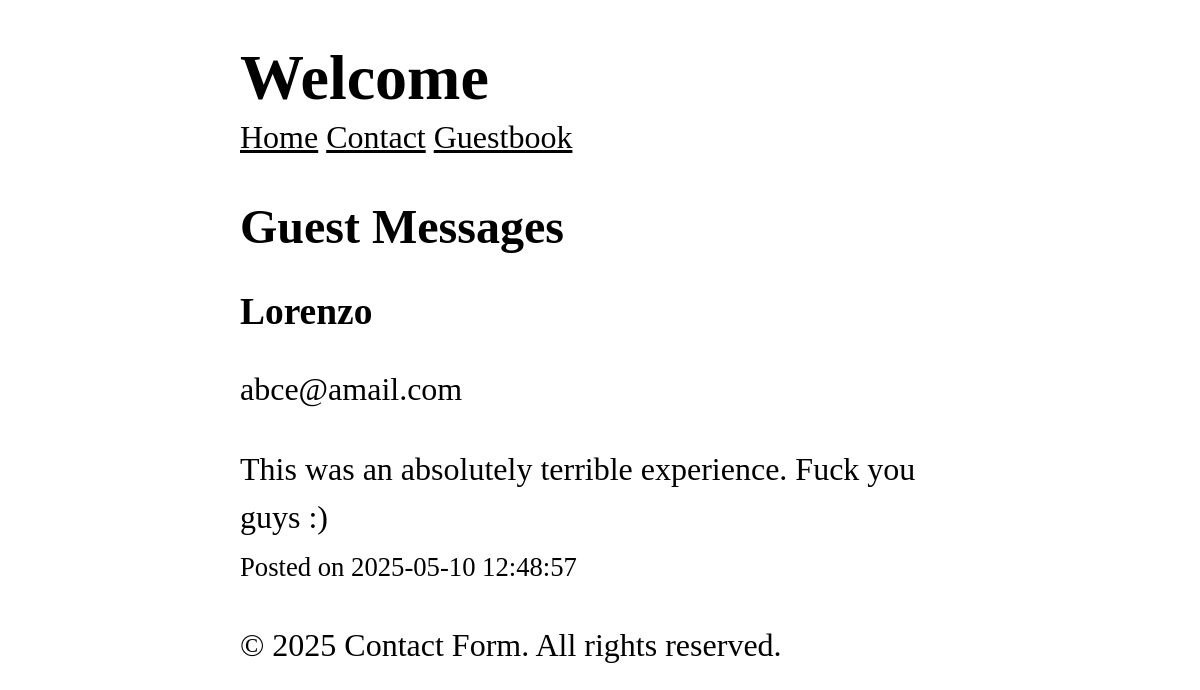
The app's page /guestbook, older data.
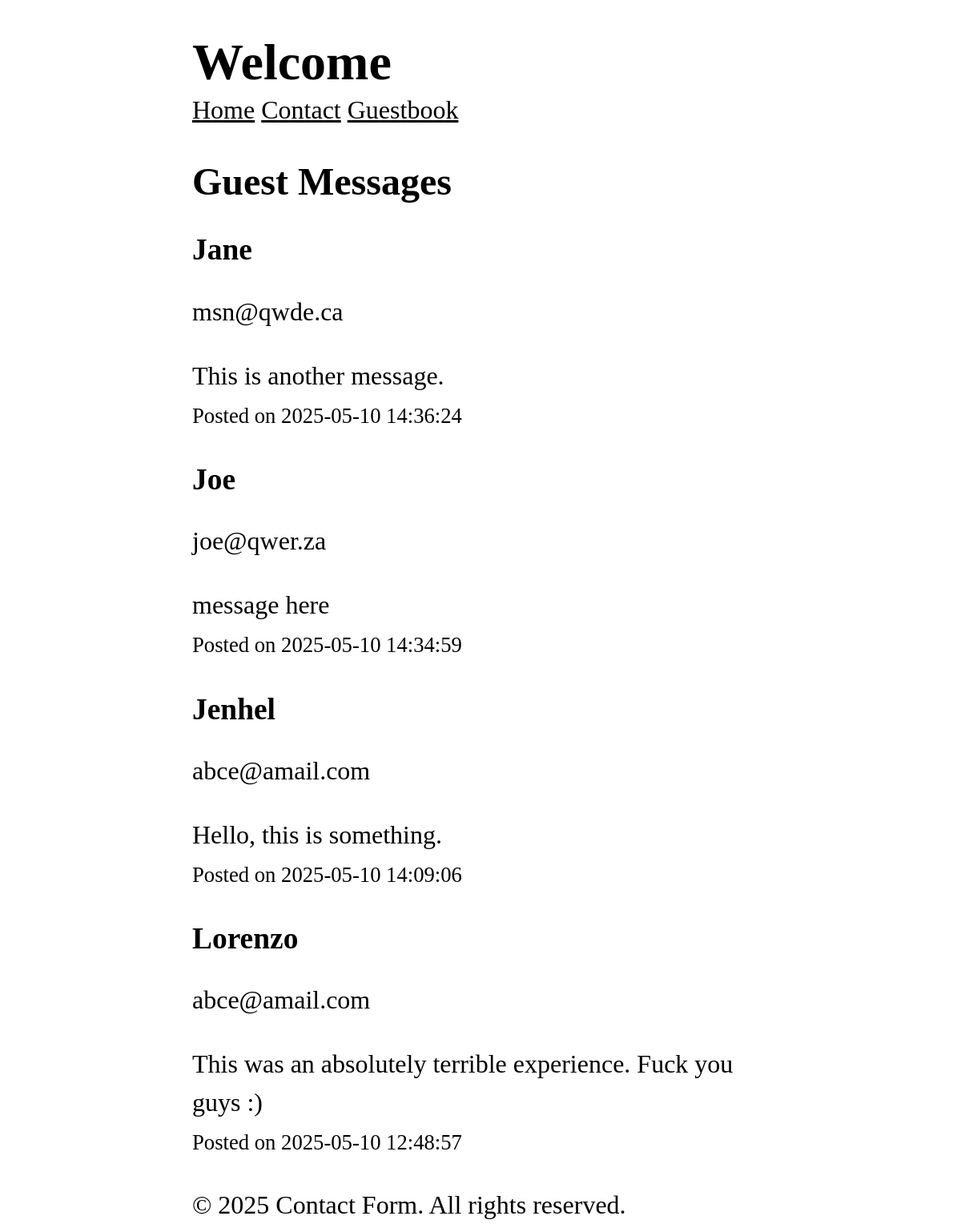
The same page, newer data.
### tables this page shows
CREATE TABLE messages (
    id INTEGER PRIMARY KEY AUTOINCREMENT,
    name TEXT NOT NULL,
    email TEXT NOT NULL,
    message TEXT NOT NULL,
    created_at TIMESTAMP DEFAULT CURRENT_TIMESTAMP
);

### includes/view.php (called while the page is built, shortened)
<?php
function renderView(string $template, array $data = []) : void {
    include TEMPLATES_DIR . '/header.php';
    include TEMPLATES_DIR . '/' . $template . '.php';
    include TEMPLATES_DIR . '/footer.php';
}
?>

### routes/guestbook_get.php (called while the page is built)
<?php
$entries = getMessage(connectDb());
renderView(template:'guestbook_get', data: ['messages' => $entries]);
?>

### public/index.php (called while the page is built, shortened)
<?php
dispatch($_SERVER['REQUEST_URI'], $_SERVER['REQUEST_METHOD']);
?>

### includes/db.php (called while the page is built, shortened)
<?php
function connectDb(): PDO {
    $pdo = new PDO('sqlite:' . DB_DIR . '/db.sqlite');
    $pdo->setAttribute(PDO::ATTR_ERRMODE, PDO::ERRMODE_EXCEPTION);
    return $pdo;
}
function getMessage(PDO $pdo): array {
    $sql = "SELECT name, email, message, created_at from messages ORDER BY created_at DESC";
    $stmnt = $pdo->query($sql);
    return $stmnt->fetchAll(PDO::FETCH_ASSOC);
}
?>

### templates/guestbook_get.php (the view)
<?php
$messages = $data['messages'];
?>
<section>
    <h2>Guest Messages</h2>
    <?php if (empty($messages)): ?>
        <p>No messages yet. Be the first to leave a message <span><a href="/contact">here</a></span></p>
    <?php else: ?>
        <?php foreach($messages as $message) : ?>
            <h3><?=htmlspecialchars($message['name'])?></h3>
            <p><?=htmlspecialchars($message['email'])?></p>
            <p><?=nl2br(htmlspecialchars($message['message']))?></p>
            <small>Posted on <?=$message['created_at'] ?></small>
        <?php endforeach?>
    <?php endif; ?>
    </section>

Row changes from the older to the newer data that the page shows:
added messages: name "Jane", email "msn@qwde.ca", message "This is another message.", created_at "2025-05-10 14:36:24"
added messages: name "Joe", email "joe@qwer.za", message "message here", created_at "2025-05-10 14:34:59"
added messages: name "Jenhel", email "abce@amail.com", message "Hello, this is something.", created_at "2025-05-10 14:09:06"
